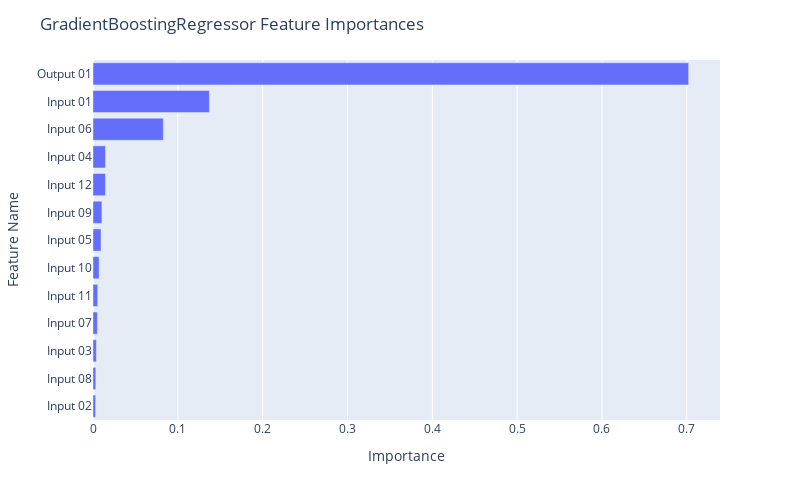

The cell this chart's notebook holds for it:
### Code cell
fig = px.bar(df_gb, x="Importance", y="Feature Name")

fig.update_layout(
    autosize=False,
    width=800,
    height=500,
    title_text=f"GradientBoostingRegressor Feature Importances",
    yaxis={'categoryorder':'total ascending'}
)

fig.show()

### Figure 1 — Plotly figure (JSON) as saved in the notebook; plotly's stock layout.template omitted (floating-point values rounded to 4 significant figures)
{"data": [{"alignmentgroup": "True", "hovertemplate": "Importance=%{x}<br>Feature Name=%{y}<extra></extra>", "legendgroup": "", "marker": {"color": "#636efa", "pattern": {"shape": ""}}, "name": "", "offsetgroup": "", "orientation": "h", "showlegend": false, "textposition": "auto", "type": "bar", "x": [0.7022, 0.1372, 0.0829, 0.01475, 0.01466, 0.01049, 0.009471, 0.007171, 0.005563, 0.005216, 0.003984, 0.003285, 0.003096], "xaxis": "x", "y": ["Output 01", "Input 01", "Input 06", "Input 04", "Input 12", "Input 09", "Input 05", "Input 10", "Input 11", "Input 07", "Input 03", "Input 08", "Input 02"], "yaxis": "y"}], "layout": {"autosize": false, "barmode": "relative", "height": 500, "legend": {"tracegroupgap": 0}, "margin": {"t": 60}, "title": {"text": "GradientBoostingRegressor Feature Importances"}, "width": 800, "xaxis": {"anchor": "y", "autorange": true, "domain": [0, 1], "range": [0, 0.7392], "title": {"text": "Importance"}, "type": "linear"}, "yaxis": {"anchor": "x", "autorange": true, "categoryorder": "total ascending", "domain": [0, 1], "range": [-0.5, 12.5], "title": {"text": "Feature Name"}, "type": "category"}}}
